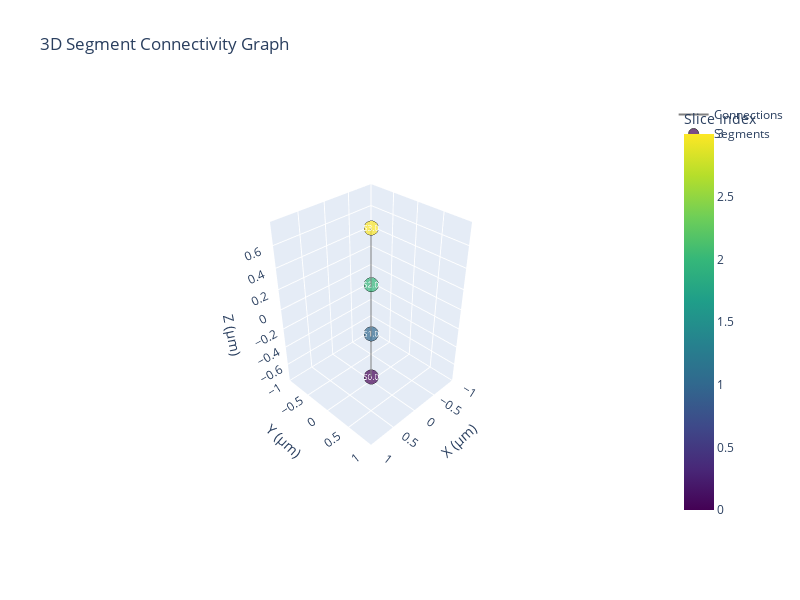

Here is the notebook cell this chart was saved with:
### Markdown cell above
## Visualize Connectivity

### Code cell
# Visualize connectivity in 3D space
try:
    segmenter.visualize_connectivity_graph_3d(backend="plotly")
except Exception as e:
    print(f"3D visualization not available: {e}")
    print("You can install plotly for 3D visualization: pip install plotly")

### Figure 1 — Plotly figure (JSON) as saved in the notebook; plotly's stock layout.template omitted (floating-point values rounded to 4 significant figures)
{"data": [{"hoverinfo": "none", "line": {"color": "gray", "width": 2}, "mode": "lines", "name": "Connections", "type": "scatter3d", "x": [-2.811e-17, -2.811e-17, null, -2.811e-17, -2.811e-17, null, -2.811e-17, -2.811e-17, null], "y": [-8.166e-17, -8.166e-17, null, -8.166e-17, -8.166e-17, null, -8.166e-17, -8.166e-17, null], "z": [-0.75, -0.25, null, -0.25, 0.25, null, 0.25, 0.75, null]}, {"customdata": [1.561, 1.561, 1.561, 1.561], "hovertemplate": "<b>%{text}</b><br>X: %{x:.2f}<br>Y: %{y:.2f}<br>Z: %{z:.2f}<br>Volume: %{customdata:.4f}<extra></extra>", "marker": {"color": [0, 1, 2, 3], "colorbar": {"title": {"text": "Slice Index"}}, "colorscale": [[0, "#440154"], [0.1111, "#482878"], [0.2222, "#3e4989"], [0.3333, "#31688e"], [0.4444, "#26828e"], [0.5556, "#1f9e89"], [0.6667, "#35b779"], [0.7778, "#6ece58"], [0.8889, "#b5de2b"], [1, "#fde725"]], "line": {"color": "black", "width": 1}, "showscale": true, "size": [10, 10, 10, 10]}, "mode": "markers+text", "name": "Segments", "text": ["S0.0", "S1.0", "S2.0", "S3.0"], "textfont": {"color": "white", "size": 8}, "textposition": "middle center", "type": "scatter3d", "x": [-2.811e-17, -2.811e-17, -2.811e-17, -2.811e-17], "y": [-8.166e-17, -8.166e-17, -8.166e-17, -8.166e-17], "z": [-0.75, -0.25, 0.25, 0.75]}], "layout": {"height": 600, "scene": {"aspectmode": "data", "camera": {"eye": {"x": 2, "y": 2, "z": 2}}, "xaxis": {"title": {"text": "X (μm)"}}, "yaxis": {"title": {"text": "Y (μm)"}}, "zaxis": {"title": {"text": "Z (μm)"}}}, "showlegend": true, "title": {"text": "3D Segment Connectivity Graph"}, "width": 800}}
